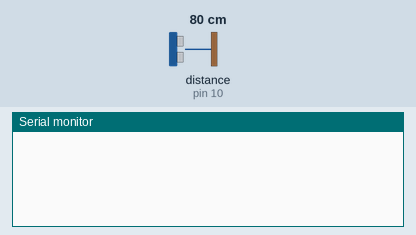
Bench run of a sketch on a simulated Arduino Uno, built with avr-gcc and run on an emulated ATmega328P. Parts: the last lines printed to the serial monitor. Inputs (shaded band) come from the test bench; at power-on: distance to the obstacle (sensor on pin 10) 80 cm. The echo pulse lasts 58.3 µs per cm.

Above: at 1.3 s.
1.4 s: distance to the obstacle (sensor on pin 10) set to 2 cm
At 1.9 s:
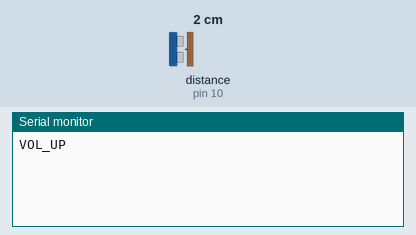
3.5 s: distance to the obstacle (sensor on pin 10) set to 18 cm
At 3.9 s:
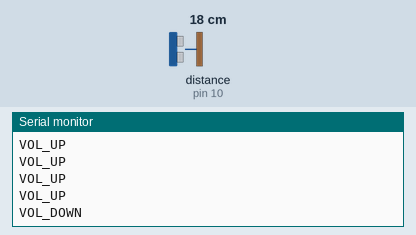
5.5 s: distance to the obstacle (sensor on pin 10) set to 35 cm
At 5.9 s:
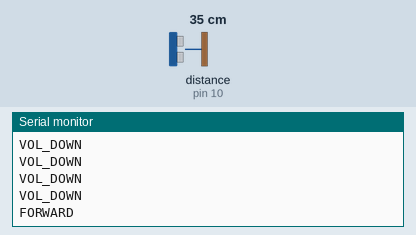
7.5 s: distance to the obstacle (sensor on pin 10) set to 43 cm
At 8.0 s:
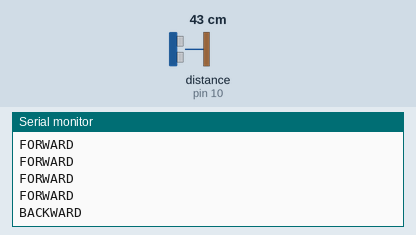

Measured:
- after the input at 1.4 s, the serial monitor: prints a new line after 0.12 s (image 1)
- after the input at 3.5 s, the serial monitor: prints a new line at once (image 2)
- after the input at 5.5 s, the serial monitor: prints a new line at once (image 3)
- after the input at 7.5 s, the serial monitor: prints a new line at once (image 4)

The sketch:

Gesture_Control.ino
```cpp
#include <NewPing.h>

#define TRIGGER_PIN 9     // Trigger pin of the ultrasonic sensor
#define ECHO_PIN 10       // Echo pin of the ultrasonic sensor
#define MAX_DISTANCE 200  // Maximum distance we care about (in cm)

NewPing sonar(TRIGGER_PIN, ECHO_PIN, MAX_DISTANCE);

void setup() {
  Serial.begin(9600); // Start serial communication
}

void loop() {
  int distance = sonar.ping_cm(); // Read distance in cm

  if (distance > 0 && distance < 10) {
    Serial.println("VOL_UP"); // Volume up command if distance is < 10 cm
  } else if (distance >= 10 && distance < 20) {
    Serial.println("VOL_DOWN"); // Volume down command if distance is between 10-20 cm
  } else if (distance >= 20 && distance < 30) {
    Serial.println("PLAY_PAUSE"); // Play/Pause if distance is between 20-30 cm
  } else if (distance >= 30 && distance < 40) {
    Serial.println("FORWARD"); // Forward command if distance is between 30-40 cm
  } else if (distance >= 40 && distance < 50) {
    Serial.println("BACKWARD"); // Backward command if distance is between 40-50 cm
  }

  delay(500); // Delay for a smoother read rate
}
```
